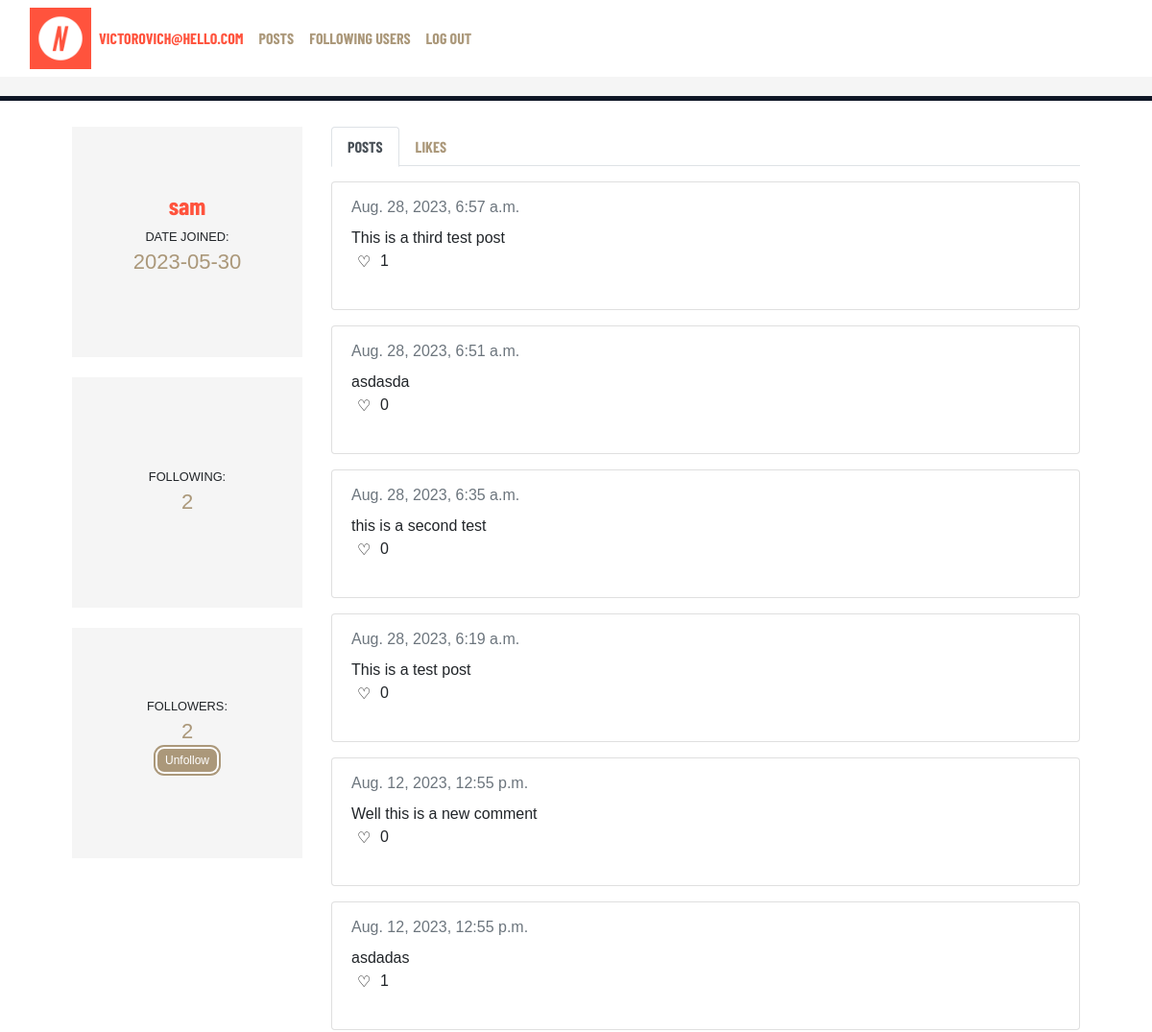
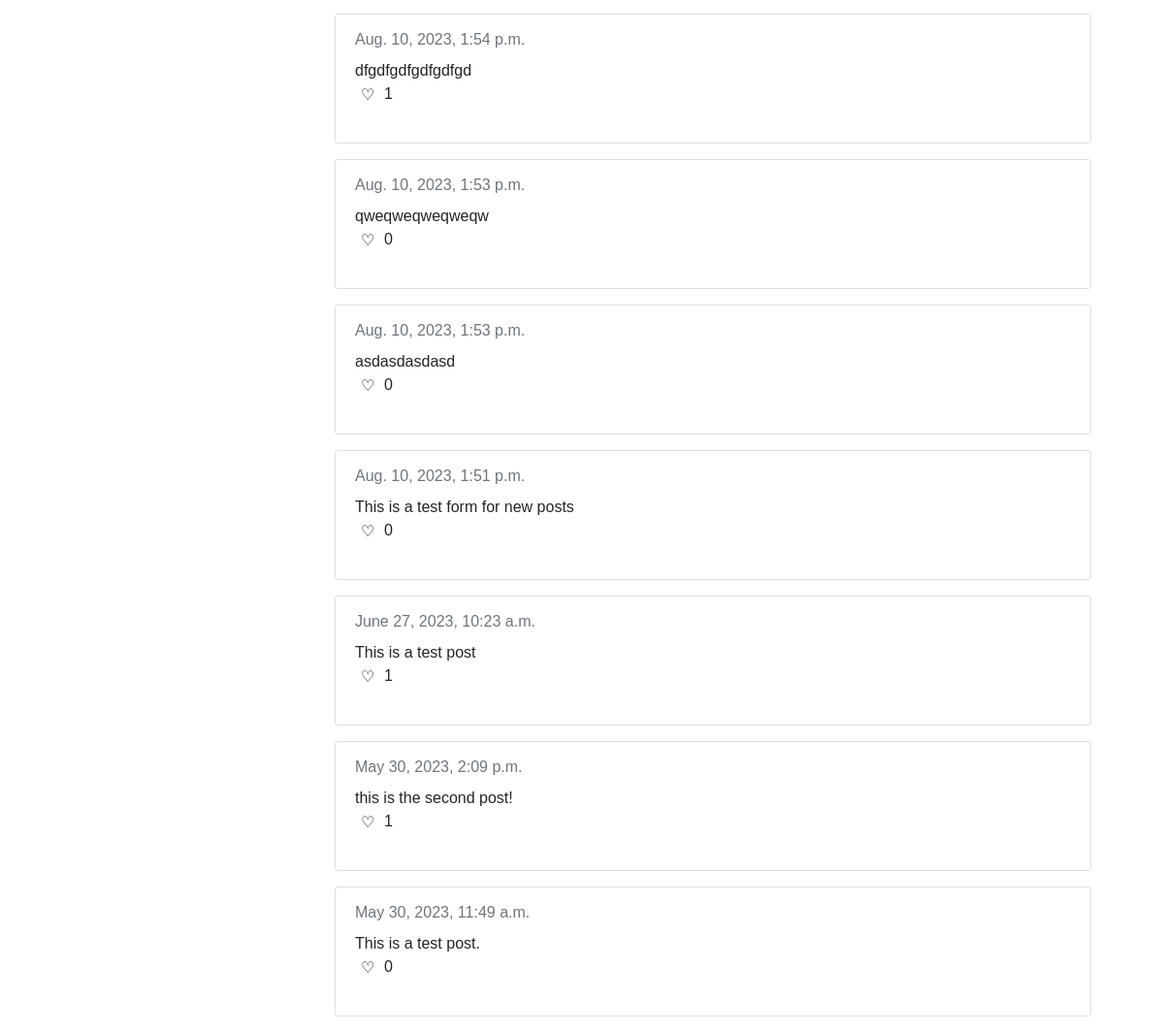
The page /user/sam (signed in) on the database its author committed (2 pictures, top to bottom).
### network/models.py (models this page shows, shortened)
class User(AbstractUser):
    following = models.ManyToManyField('self', symmetrical=False, blank=True, related_name='followers_set')
    pass

class Post(models.Model):
    id = models.BigAutoField(primary_key=True)
    content = models.TextField()
    created = models.DateTimeField(auto_now_add=True, editable=False)
    updated = models.DateTimeField(auto_now=True, editable=False)
    is_active = models.BooleanField(default=True)
    created_by = models.ForeignKey(User, related_name="post_createdy_by", on_delete=models.CASCADE)

### network/views.py (the view)
# urls.py: path('user/<str:user>', views.user_page, name='user_page'),
def user_page(request, user):
    if request.user.is_authenticated:
        current_user = request.user
    user_obj = User.objects.get(username=user)
    posts = Post.objects.filter(created_by=user_obj.id).order_by('-created').annotate(like_count=models.Count('likes'))
    if request.user.is_authenticated:
        posts = posts.prefetch_related(Prefetch(
            'likes',
            queryset=Like.objects.filter(user=current_user),
            to_attr='user_likes'
        ))
        try:
            liked_post_ids = Like.objects.filter(user=user_obj).values_list('post', flat=True)
            liked_posts = Post.objects.filter(id__in=liked_post_ids).order_by('-created')
        except:
            liked_posts = 'No posts liked'
        print(liked_posts)
    try:
        following_count = UserFollowing.objects.get(user=user_obj).following_count()
    except UserFollowing.DoesNotExist:
        following_count = 0
    try:
        userid = user_id(user)
        user_follower = get_object_or_404(User, pk=userid)
        follower_count = user_follower.followers.all().count()
    except:
        follower_count = 0
    if request.user.is_authenticated:
        follow_status = UserFollowing.objects.get(user=current_user).is_following(user_obj)
    else:
        follow_status = False
    return render(request, 'network/user.html', {'user_obj':user_obj, 'posts':posts, 'liked_posts':liked_posts, 'following_count': following_count, 'follower_count':follower_count, 'follow_status':follow_status})

### network/models.py (called while the page is built)
    def is_following(self, user):
        return self.following.filter(pk=user.pk).exists()

    def following_count(self):
        return self.following.count()

### network/views.py (called while the page is built)
def user_id(username):
    try:
        user_id = User.objects.get(username=username).id
    except:
        print("Username does not exists")
    return user_id

### network/templates/network/user.html (shortened to what this page needs)
{% extends "network/layout.html" %}
{% load static %}
{% block body %}
    <div class="container">
        <div class="row mx-auto mt-3">
            <div id="left-col" class="col-12 col-md-3 wrap-text text-center">
                <div class="left-col-top col-4 col-md-12">
                    <div class="content">
                        <div class="p-wrapper">
                            <a href="{% url 'user_page' user_obj.username %}"><h3>{{user_obj.username}}</h3></a>
                            <p class="small" style="margin-bottom: 0; text-transform: uppercase;">date joined:</p>
                            <p class="text-emphasis strong">{{ user_obj.date_joined|date:"Y-m-d" }}</p>
                        </div>
                    </div>
                </div>
                <div class="left-col-top col-4 col-md-12">
                    <div class="content">
                        <div class="p-wrapper">
                            <p class="small">Following:</p>
                            <a href="{% url 'stats' user_obj.username %}"><p class="text-emphasis strong">{{following_count}}</p></a>
                        </div>
                    </div>
                </div>
                <div class="left-col-top col-4 col-md-12">
                    <div class="content">
                        <div class="p-wrapper">
                            <p class="small">Followers:</p>
                            <a href="{% url 'stats' user_obj.username %}"><p id="follower-count" class="text-emphasis strong">{{follower_count}}</p></a>
                            {% if request.user.id != user_obj.id and user.is_authenticated %}
                            <div class="follow-form">
                                <form id="follow-form" class="" action="{% url 'follow_user' user_obj.username %}" method="POST">
                                    {% if follow_status %}
                                        <input type="submit" class="follow_status_button custom-button-unfollow my-1" value="Unfollow" data-username="{{user_obj.username}}">
                                    {% else %}
                                        <input type="submit" class="follow_status_button custom-button-follow my-1" value="Follow" data-username="{{user_obj.username}}">
                                    {% endif %}
                                </form>
                            </div>
                            {% endif %}
                        </div>
                    </div>
                </div>
            </div>
            <div class="col-md-9" >
                {% if user.is_authenticated %}
                    <ul class="nav nav-tabs mt-3" id="myTab" role="tablist">
                        <li class="nav-item" role="presentation">
                        <button class="nav-link active" id="posts_link" data-bs-toggle="tab" data-bs-target="#home-tab-pane" type="button" role="tab" aria-controls="home-tab-pane" aria-selected="true" href="#">Posts</button>
                        </li>
                        <li class="nav-item" role="presentation">
                        <button class="nav-link" id="liked_link" data-bs-toggle="tab" data-bs-target="#profile-tab-pane" type="button" role="tab" aria-controls="profile-tab-pane" aria-selected="false" href="#">Likes</button>
                        </li>
                    </ul>
                {% endif %}
            <div id="user_posts">
                {% for post in posts %}
                    <div class="card my-3">
                        <div class="card-body">
                            <div class="card-subtitle mb-2 text-muted">{{post.created}}</div>
                            <div class="card-text">{{post.content}}</div>
                            <div class="row">
                                <div class="col like-col">
                                    {% if user_obj %}
                                    <form id="like-form-{{ post.id }}" class="like-form" data-post-id="{{ post.id }}" action="{% url 'like_post' post.id %}" method="POST">
                                        {% if post.user_likes %}
                                            <input id="all_posts-like-button-{{ post.id }}" type="submit" class="like-button" value='♥'>
                                        {% else %}
                                            <input id="all_posts-like-button-{{ post.id }}" type="submit" class="like-button" value='♡'>
                                        {% endif %}
                                    </form>
                                    {% else %}
                                        {% if post.user_likes %}
                                            <input id="all_posts-like-button-{{ post.id }}" type="submit" class="like-button" value='♥' disabled>
                                        {% else %}
                                            <input id="all_posts-like-button-{{ post.id }}" type="submit" class="like-button" value='♡' disabled>
                                        {% endif %}
                                    {% endif %}
                                </div>
                                <div class="col like-col">
                                    <div id="all_posts-like-count-{{ post.id }}" class="">{{post.like_count}}</div>
                                </div>
                            </div>
                        </div>
                    </div>
                {% endfor %}
            </div>
        </div>
        </div>
    </div>
{% endblock %}

### network/templates/network/layout.html (shortened to what this page needs)
{% load static %}
{% load bootstrap5 %}
{% bootstrap_css %}
<!DOCTYPE html>
<html lang="en">
    <head>
        <link rel="stylesheet" href="https://stackpath.bootstrapcdn.com/bootstrap/4.4.1/css/bootstrap.min.css">
        <link href="{% static 'network/css/styles.css' %}" rel="stylesheet">
    </head>
    <body>
        <nav id="top-navbar" class="navbar navbar-expand-lg">
            <div class="container-fluid">
                <a href="{% url 'posts' %}">
                    <img id="header-logo" class="img-fluid" src="{% static 'images/network-logo.jpg' %}" alt="">
                </a>
              <div class="collapse navbar-collapse" id="navbarNavAltMarkup">
                <div class="navbar-nav">
                    {% if user.is_authenticated %}
                    <a id="nav-link-user" class="nav-link" href="{% url 'user_page' user.username %}"><strong>{{ user.username }}</strong></a>
                {% endif %}
                    <a class="nav-link" href="{% url 'posts' %}">Posts</a>
                {% if user.is_authenticated %}
                    <a class="nav-link" href="{% url 'following_user_post' %}">Following Users</a>
                    <a class="nav-link" href="{% url 'logout' %}">Log Out</a>
                {% else %}
                    <a class="nav-link" href="{% url 'login' %}">Log In</a>
                    <a class="nav-link" href="{% url 'register' %}">Register</a>
                {% endif %}
                </div>
              </div>
            </div>
          </nav>
        <div class="body container mt-3">
            {% block body %}
            {% endblock %}
        </div>
    </body>
</html>

### network/static/network/css/styles.css (style rules this page uses)
h1, h2, h3, h4, button { font-family: 'Barlow Condensed', sans-serif !important; }
a, p, body { font-family: 'Montserrat', sans-serif !important; }
html body { font-family: 'Montserrat', sans-serif !important; }
.btn, .navbar, .card-title, .nav-item, .nav-link { font-family: 'Barlow Condensed', sans-serif !important; }
p { font-size: calc(1rem + 0.5vw); }
a { color: #ff533d }
h3 { font-size: calc(1.2rem + 0.5vw); }
#header-logo { height: 8vh; }
#top-navbar { height: 100px; background-color: #fff; border-bottom: 20px solid #f5f5f5; box-shadow: 0 5px 0 0 #0f1626; }
.nav-link { color:#ab987a; text-transform: uppercase; }
#nav-link-user { color:#ff533d; }
@media (min-width: 768px) { .left-col-top { width: 100%; padding-top: 100%; margin-top: 2vh; } }
.left-col-top { width: 100%; position: relative; background-color: #f5f5f5; border-bottom: 5px solid #fff; }
.left-col-top h3 { word-wrap: break-word; overflow-wrap: break-word; hyphens: auto; white-space: normal; }
.left-col-top .content { position: absolute; top: 0; left: 0; bottom: 0; right: 0; display: flex; align-items: center; justify-content: center; }
.left-col-top .content .p-wrapper { display: flex; flex-direction: column; align-items: center; justify-content: center; }
.left-col-top .content .p-wrapper p:first-child { margin-bottom: 0; text-transform: uppercase; }
.text-emphasis { color:#ab987a; }
.wrap-text { word-wrap: break-word; }
.like-button { background: none; border: none; }
.like-col { max-width: 3%; }
a { text-decoration: none; }
.custom-button-unfollow { display: inline-block; background-color: #ab987a; border-radius: 5px; border: none; color: #fff; cursor: pointer; font-size: 12px; text-decoration: none; transition: 0.3s; box-shadow: 0 0 0 2px #ab987a, 0 0 0 4px white, 0 0 0 6px #ab987a; }

### rows shown on the page
User: username "VICTOROVICH@HELLO.COM"
User: username "sam", date_joined "2023-05-30"
Post: created "Aug. 28, 2023, 6:57 a.m.", content "This is a third test post", like_count "1"
Post: created "Aug. 28, 2023, 6:51 a.m.", content "asdasda", like_count "0"
Post: created "Aug. 28, 2023, 6:35 a.m.", content "this is a second test", like_count "0"
Post: created "Aug. 28, 2023, 6:19 a.m.", content "This is a test post", like_count "0"
Post: created "Aug. 12, 2023, 12:55 p.m.", content "Well this is a new comment", like_count "0"
Post: created "Aug. 12, 2023, 12:55 p.m.", content "asdadas", like_count "1"
Post: created "Aug. 10, 2023, 1:54 p.m.", content "dfgdfgdfgdfgdfgd", like_count "1"
Post: created "Aug. 10, 2023, 1:53 p.m.", content "qweqweqweqweqw", like_count "0"
Post: created "Aug. 10, 2023, 1:53 p.m.", content "asdasdasdasd", like_count "0"
Post: created "Aug. 10, 2023, 1:51 p.m.", content "This is a test form for new posts", like_count "0"
Post: created "June 27, 2023, 10:23 a.m.", content "This is a test post", like_count "1"
Post: created "May 30, 2023, 2:09 p.m.", content "this is the second post!", like_count "1"
Post: created "May 30, 2023, 11:49 a.m.", content "This is a test post.", like_count "0"

### other values the page prints
{{ following_count }} "2"
{{ follower_count }} "2"
